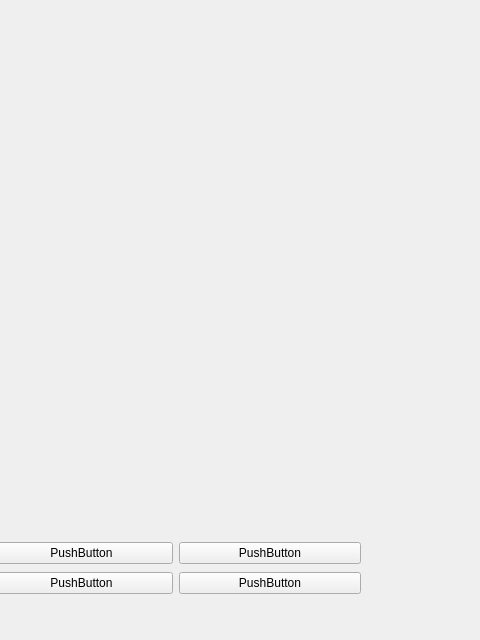
<?xml version="1.0" encoding="UTF-8"?>
<ui version="4.0">
 <class>MainWindow</class>
 <widget class="QMainWindow" name="MainWindow">
  <property name="geometry">
   <rect>
    <x>0</x>
    <y>0</y>
    <width>480</width>
    <height>640</height>
   </rect>
  </property>
  <property name="windowTitle">
   <string>MainWindow</string>
  </property>
  <widget class="QWidget" name="centralwidget">
   <property name="sizePolicy">
    <sizepolicy hsizetype="Preferred" vsizetype="Maximum">
     <horstretch>0</horstretch>
     <verstretch>0</verstretch>
    </sizepolicy>
   </property>
   <property name="maximumSize">
    <size>
     <width>468</width>
     <height>595</height>
    </size>
   </property>
   <widget class="QWidget" name="horizontalLayoutWidget">
    <property name="geometry">
     <rect>
      <x>-10</x>
      <y>540</y>
      <width>371</width>
      <height>58</height>
     </rect>
    </property>
    <layout class="QHBoxLayout" name="horizontalLayout">
     <item>
      <layout class="QGridLayout" name="gridLayout">
       <item row="1" column="0">
        <widget class="QPushButton" name="pushButton_2">
         <property name="text">
          <string>PushButton</string>
         </property>
        </widget>
       </item>
       <item row="0" column="0">
        <widget class="QPushButton" name="pushButton">
         <property name="text">
          <string>PushButton</string>
         </property>
        </widget>
       </item>
       <item row="0" column="1">
        <widget class="QPushButton" name="pushButton_3">
         <property name="text">
          <string>PushButton</string>
         </property>
        </widget>
       </item>
       <item row="1" column="1">
        <widget class="QPushButton" name="pushButton_4">
         <property name="text">
          <string>PushButton</string>
         </property>
        </widget>
       </item>
      </layout>
     </item>
    </layout>
   </widget>
  </widget>
  <widget class="QMenuBar" name="menubar">
   <property name="geometry">
    <rect>
     <x>0</x>
     <y>0</y>
     <width>480</width>
     <height>33</height>
    </rect>
   </property>
  </widget>
 </widget>
 <resources/>
 <connections/>
</ui>
